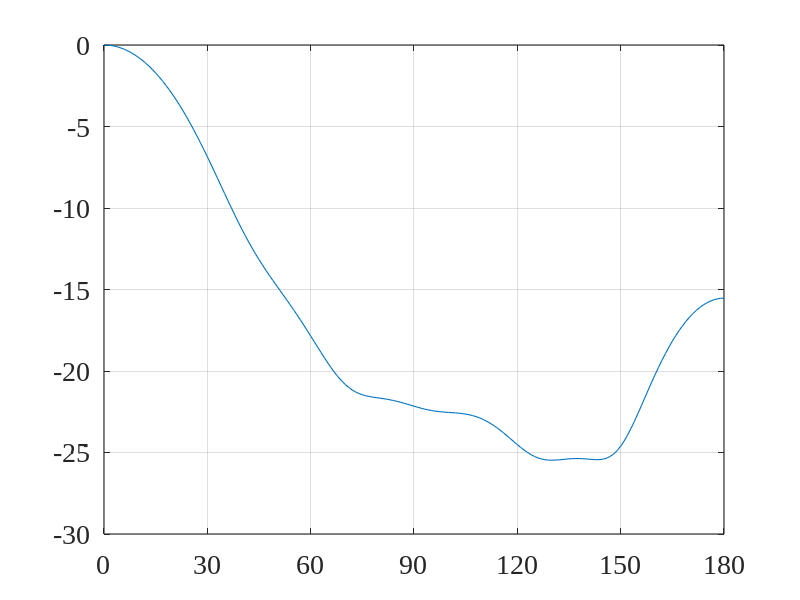
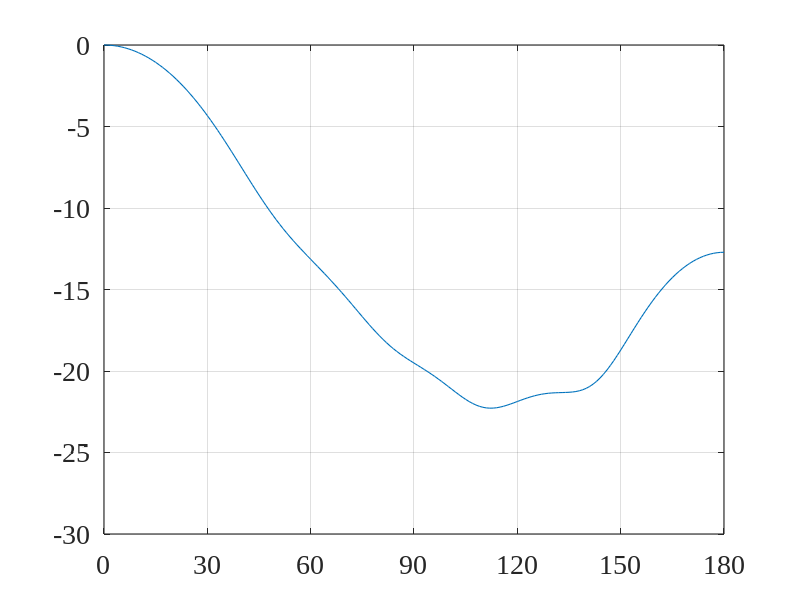
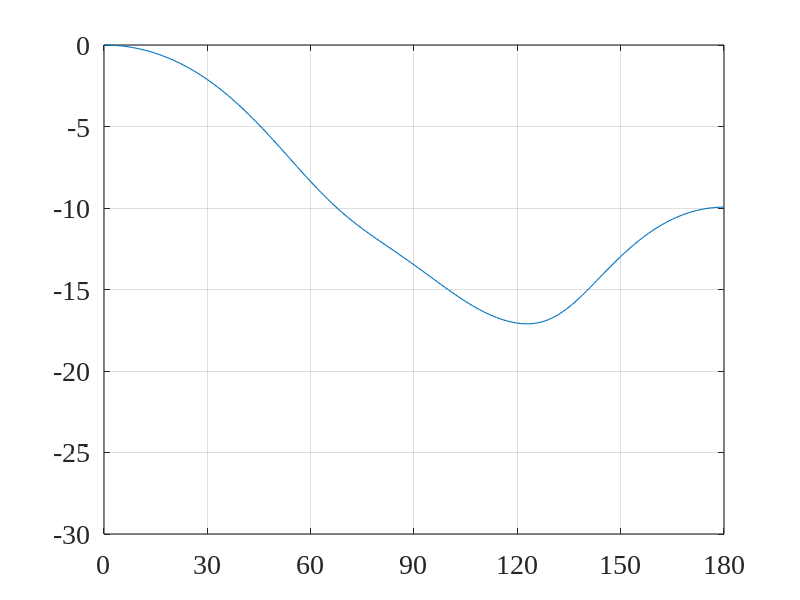
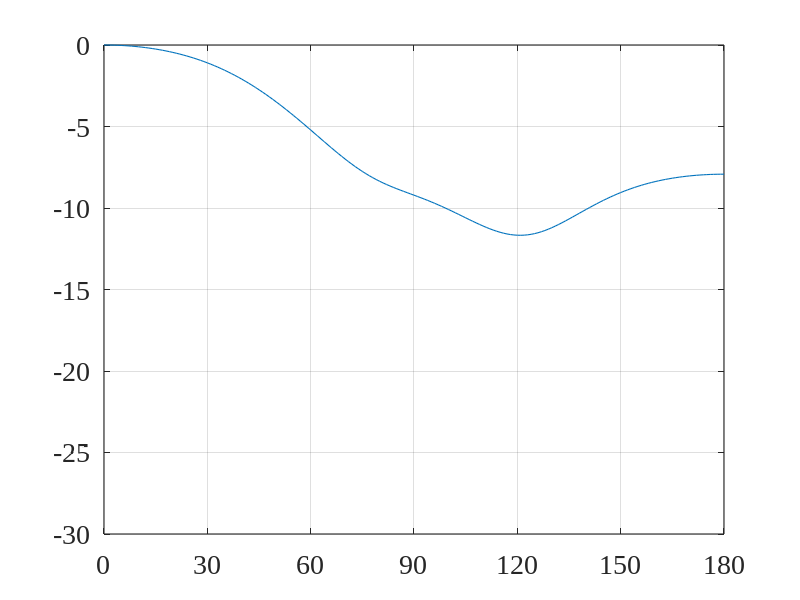

Here is the MATLAB script that generated these plots, in order:
close all; clc; clear all;
linewd = 0.8;
hcfontsize = 20;
MarkerSize=9;

% Input:
c=340; % voice velocity
fs=8e3;
theta_d=0/180*pi;
delta=0.01;    % distance between microphones
M=10;    % number of microphones
eps_vec=[1e-5 1e-3 1e-1 1];

P=25;
Lh=30;
L=2*P+Lh;
[jj,ii]=meshgrid(1:L,1:Lh);

idx_fig=1;
G_theta_d=zeros(M*Lh,L);
for m=1:M
    Gm_theta_d=sinc(-P-Lh+1-ii+jj-fs*(m-1)*delta/c*cos(theta_d));
    G_theta_d(((m-1)*Lh+1):(m*Lh),:)=Gm_theta_d;
end
diag_GG=diag(G_theta_d'*G_theta_d);
idx_max=find(diag_GG==max(diag_GG),1);
i_ell=zeros(L,1);
i_ell(idx_max)=1;

phi_vec=(0:1:180)'/180*pi;
Lphi=length(phi_vec);
GGT_phi=zeros(Lphi,M*Lh,M*Lh);
G_phi=zeros(M*Lh,L);
for idx_phi=1:Lphi
    phi=phi_vec(idx_phi);
    for m=1:M
        Gm_phi=sinc(-P-Lh+1-ii+jj-fs*(m-1)*delta/c*cos(phi));
        G_phi(((m-1)*Lh+1):(m*Lh),:)=Gm_phi;
    end
    GGT_phi(idx_phi,:,:)=G_phi*G_phi';
end
dphi=phi_vec(2)-phi_vec(1);
GammaT_0_pi=zeros(M*Lh,M*Lh);
for idx1=1:M*Lh
    for idx2=1:M*Lh
        GammaT_0_pi(idx1,idx2)=sum(GGT_phi(:,idx1,idx2).*sin(phi_vec)*dphi);
    end
end
GammaT_0_pi_eps=GammaT_0_pi+eps_vec(idx_fig)*eye(M*Lh);
h=pinv(GammaT_0_pi_eps)*G_theta_d*pinv(G_theta_d'*pinv(GammaT_0_pi_eps)*G_theta_d)*i_ell;

% Beampattern
phi_vec=(0:1:180)'/180*pi;
Lphi=length(phi_vec);
Ba2=zeros(Lphi,1);
G_phi=zeros(M*Lh,L);
for idx_phi=1:Lphi
    phi=phi_vec(idx_phi);
    for m=1:M
        Gm_phi=sinc(-P-Lh+1-ii+jj-fs*(m-1)*delta/c*cos(phi));
        G_phi(((m-1)*Lh+1):(m*Lh),:)=Gm_phi;
    end
    Ba2(idx_phi)=h'*G_phi*G_phi'*h;
end
Ba=Ba2.^0.5;
Ba=Ba/max(Ba);
Ba_dB=20*log10(Ba);

figure
plot(phi_vec/pi*180,Ba_dB,'linewidth',linewd);
set(gca, 'Color', [1, 1, 1]);
set(gca, 'FontName', 'Times New Roman');
set(gca, 'FontSize', hcfontsize);
set(gca, 'LineWidth', linewd);
set(gca,'XLim',[0 180]);
set(gca,'XTick',0:30:180);
set(gca,'YLim',[-30 0]);
box on; grid on;

idx_fig=2;
G_theta_d=zeros(M*Lh,L);
for m=1:M
    Gm_theta_d=sinc(-P-Lh+1-ii+jj-fs*(m-1)*delta/c*cos(theta_d));
    G_theta_d(((m-1)*Lh+1):(m*Lh),:)=Gm_theta_d;
end
diag_GG=diag(G_theta_d'*G_theta_d);
idx_max=find(diag_GG==max(diag_GG),1);
i_ell=zeros(L,1);
i_ell(idx_max)=1;

phi_vec=(0:1:180)'/180*pi;
Lphi=length(phi_vec);
GGT_phi=zeros(Lphi,M*Lh,M*Lh);
G_phi=zeros(M*Lh,L);
for idx_phi=1:Lphi
    phi=phi_vec(idx_phi);
    for m=1:M
        Gm_phi=sinc(-P-Lh+1-ii+jj-fs*(m-1)*delta/c*cos(phi));
        G_phi(((m-1)*Lh+1):(m*Lh),:)=Gm_phi;
    end
    GGT_phi(idx_phi,:,:)=G_phi*G_phi';
end
dphi=phi_vec(2)-phi_vec(1);
GammaT_0_pi=zeros(M*Lh,M*Lh);
for idx1=1:M*Lh
    for idx2=1:M*Lh
        GammaT_0_pi(idx1,idx2)=sum(GGT_phi(:,idx1,idx2).*sin(phi_vec)*dphi);
    end
end
GammaT_0_pi_eps=GammaT_0_pi+eps_vec(idx_fig)*eye(M*Lh);
h=pinv(GammaT_0_pi_eps)*G_theta_d*pinv(G_theta_d'*pinv(GammaT_0_pi_eps)*G_theta_d)*i_ell;

% Beampattern
phi_vec=(0:1:180)'/180*pi;
Lphi=length(phi_vec);
Ba2=zeros(Lphi,1);
G_phi=zeros(M*Lh,L);
for idx_phi=1:Lphi
    phi=phi_vec(idx_phi);
    for m=1:M
        Gm_phi=sinc(-P-Lh+1-ii+jj-fs*(m-1)*delta/c*cos(phi));
        G_phi(((m-1)*Lh+1):(m*Lh),:)=Gm_phi;
    end
    Ba2(idx_phi)=h'*G_phi*G_phi'*h;
end
Ba=Ba2.^0.5;
Ba=Ba/max(Ba);
Ba_dB=20*log10(Ba);

figure
plot(phi_vec/pi*180,Ba_dB,'linewidth',linewd);
set(gca, 'Color', [1, 1, 1]);
set(gca, 'FontName', 'Times New Roman');
set(gca, 'FontSize', hcfontsize);
set(gca, 'LineWidth', linewd);
set(gca,'XLim',[0 180]);
set(gca,'XTick',0:30:180);
set(gca,'YLim',[-30 0]);
box on; grid on;

idx_fig=3;
G_theta_d=zeros(M*Lh,L);
for m=1:M
    Gm_theta_d=sinc(-P-Lh+1-ii+jj-fs*(m-1)*delta/c*cos(theta_d));
    G_theta_d(((m-1)*Lh+1):(m*Lh),:)=Gm_theta_d;
end
diag_GG=diag(G_theta_d'*G_theta_d);
idx_max=find(diag_GG==max(diag_GG),1);
i_ell=zeros(L,1);
i_ell(idx_max)=1;

phi_vec=(0:1:180)'/180*pi;
Lphi=length(phi_vec);
GGT_phi=zeros(Lphi,M*Lh,M*Lh);
G_phi=zeros(M*Lh,L);
for idx_phi=1:Lphi
    phi=phi_vec(idx_phi);
    for m=1:M
        Gm_phi=sinc(-P-Lh+1-ii+jj-fs*(m-1)*delta/c*cos(phi));
        G_phi(((m-1)*Lh+1):(m*Lh),:)=Gm_phi;
    end
    GGT_phi(idx_phi,:,:)=G_phi*G_phi';
end
dphi=phi_vec(2)-phi_vec(1);
GammaT_0_pi=zeros(M*Lh,M*Lh);
for idx1=1:M*Lh
    for idx2=1:M*Lh
        GammaT_0_pi(idx1,idx2)=sum(GGT_phi(:,idx1,idx2).*sin(phi_vec)*dphi);
    end
end
GammaT_0_pi_eps=GammaT_0_pi+eps_vec(idx_fig)*eye(M*Lh);
h=pinv(GammaT_0_pi_eps)*G_theta_d*pinv(G_theta_d'*pinv(GammaT_0_pi_eps)*G_theta_d)*i_ell;

% Beampattern
phi_vec=(0:1:180)'/180*pi;
Lphi=length(phi_vec);
Ba2=zeros(Lphi,1);
G_phi=zeros(M*Lh,L);
for idx_phi=1:Lphi
    phi=phi_vec(idx_phi);
    for m=1:M
        Gm_phi=sinc(-P-Lh+1-ii+jj-fs*(m-1)*delta/c*cos(phi));
        G_phi(((m-1)*Lh+1):(m*Lh),:)=Gm_phi;
    end
    Ba2(idx_phi)=h'*G_phi*G_phi'*h;
end
Ba=Ba2.^0.5;
Ba=Ba/max(Ba);
Ba_dB=20*log10(Ba);

figure
plot(phi_vec/pi*180,Ba_dB,'linewidth',linewd);
set(gca, 'Color', [1, 1, 1]);
set(gca, 'FontName', 'Times New Roman');
set(gca, 'FontSize', hcfontsize);
set(gca, 'LineWidth', linewd);
set(gca,'XLim',[0 180]);
set(gca,'XTick',0:30:180);
set(gca,'YLim',[-30 0]);
box on; grid on;

idx_fig=4;
G_theta_d=zeros(M*Lh,L);
for m=1:M
    Gm_theta_d=sinc(-P-Lh+1-ii+jj-fs*(m-1)*delta/c*cos(theta_d));
    G_theta_d(((m-1)*Lh+1):(m*Lh),:)=Gm_theta_d;
end
diag_GG=diag(G_theta_d'*G_theta_d);
idx_max=find(diag_GG==max(diag_GG),1);
i_ell=zeros(L,1);
i_ell(idx_max)=1;

phi_vec=(0:1:180)'/180*pi;
Lphi=length(phi_vec);
GGT_phi=zeros(Lphi,M*Lh,M*Lh);
G_phi=zeros(M*Lh,L);
for idx_phi=1:Lphi
    phi=phi_vec(idx_phi);
    for m=1:M
        Gm_phi=sinc(-P-Lh+1-ii+jj-fs*(m-1)*delta/c*cos(phi));
        G_phi(((m-1)*Lh+1):(m*Lh),:)=Gm_phi;
    end
    GGT_phi(idx_phi,:,:)=G_phi*G_phi';
end
dphi=phi_vec(2)-phi_vec(1);
GammaT_0_pi=zeros(M*Lh,M*Lh);
for idx1=1:M*Lh
    for idx2=1:M*Lh
        GammaT_0_pi(idx1,idx2)=sum(GGT_phi(:,idx1,idx2).*sin(phi_vec)*dphi);
    end
end
GammaT_0_pi_eps=GammaT_0_pi+eps_vec(idx_fig)*eye(M*Lh);
h=pinv(GammaT_0_pi_eps)*G_theta_d*pinv(G_theta_d'*pinv(GammaT_0_pi_eps)*G_theta_d)*i_ell;

% Beampattern
phi_vec=(0:1:180)'/180*pi;
Lphi=length(phi_vec);
Ba2=zeros(Lphi,1);
G_phi=zeros(M*Lh,L);
for idx_phi=1:Lphi
    phi=phi_vec(idx_phi);
    for m=1:M
        Gm_phi=sinc(-P-Lh+1-ii+jj-fs*(m-1)*delta/c*cos(phi));
        G_phi(((m-1)*Lh+1):(m*Lh),:)=Gm_phi;
    end
    Ba2(idx_phi)=h'*G_phi*G_phi'*h;
end
Ba=Ba2.^0.5;
Ba=Ba/max(Ba);
Ba_dB=20*log10(Ba);

figure
plot(phi_vec/pi*180,Ba_dB,'linewidth',linewd);
set(gca, 'Color', [1, 1, 1]);
set(gca, 'FontName', 'Times New Roman');
set(gca, 'FontSize', hcfontsize);
set(gca, 'LineWidth', linewd);
set(gca,'XLim',[0 180]);
set(gca,'XTick',0:30:180);
set(gca,'YLim',[-30 0]);
box on; grid on;
